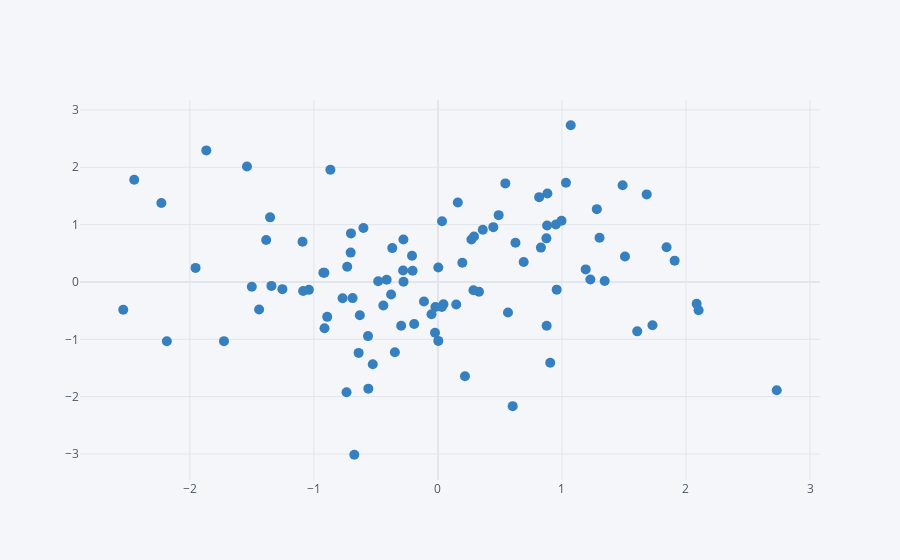

Source (notebook cell):
### Code cell
df.iplot(kind='scatter', x='A', y='B', mode='markers', size=10, color='blue')
